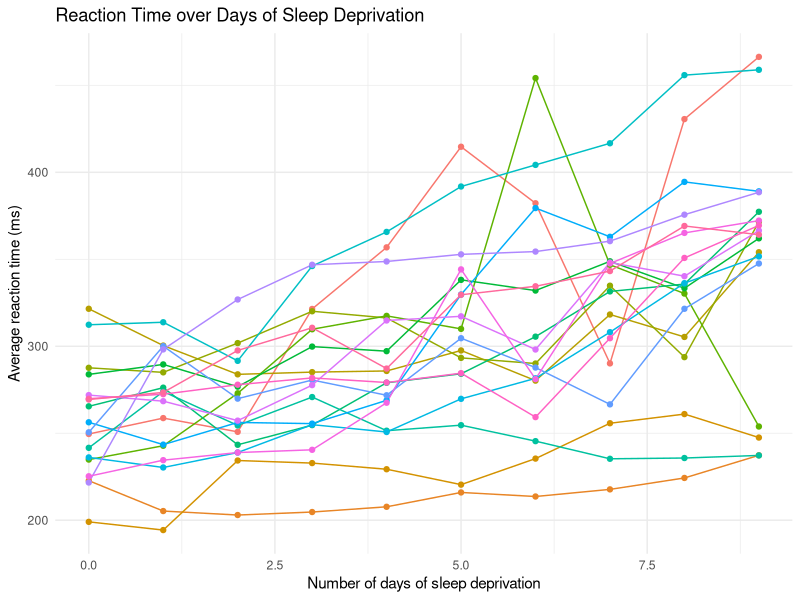

The R script that drew this image:
## ---- chunk 1
suppressPackageStartupMessages({
  library(tidyverse)
})
knitr::opts_chunk$set(echo = TRUE)
## ---- chunk 2
library(lme4)
data("sleepstudy")
head(sleepstudy)
## ---- chunk 3
ggplot(sleepstudy, aes(x = Days, y = Reaction, group = Subject, colour = Subject)) +
  geom_line() +
  geom_point() +
  theme_minimal() +
  labs(
    title = "Reaction Time over Days of Sleep Deprivation",
    y = "Average reaction time (ms)",
    x = "Number of days of sleep deprivation"
  ) +
  theme(legend.position = "none")
## ---- chunk 4
lm_model <- lm(Reaction ~ Days, data = sleepstudy)
summary(lm_model)
## ---- chunk 5
m1 <- lmer(Reaction ~ Days + (1 | Subject), data = sleepstudy)
summary(m1)
